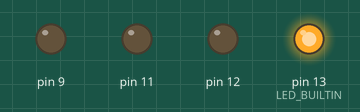
The sketch below on a simulated Arduino Uno, built with avr-gcc and run on an emulated ATmega328P. On the bench: output pins drawn as LEDs (lit = HIGH).

Above: at 0.2 s.
At 2.2 s:
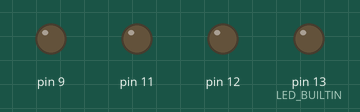
At 10.2 s:
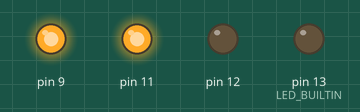
At 19.8 s:
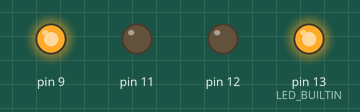
At 29.0 s:
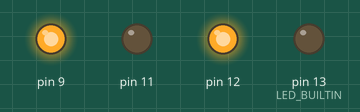
At 38.5 s:
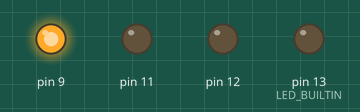
Timing chart, 0 to 40.0 s (numbered marks = the images above):
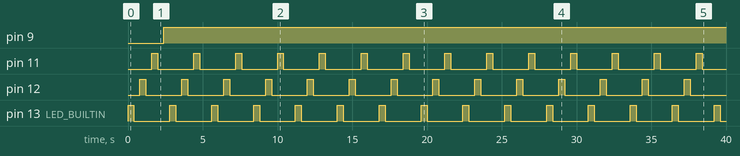

The sketch:

first_arduino_circuit_board1.ino
```cpp
// C++ code
//
int animationSpeed = 0;

void setup()
{
  pinMode(LED_BUILTIN, OUTPUT);
  pinMode(12, OUTPUT);
  pinMode(11, OUTPUT);
  pinMode(9, OUTPUT);
}

void loop()
{
  animationSpeed = 400;
  digitalWrite(LED_BUILTIN, HIGH);
  delay(animationSpeed); // Wait for animationSpeed millisecond(s)
  digitalWrite(LED_BUILTIN, LOW);
  delay(animationSpeed); // Wait for animationSpeed millisecond(s)
  digitalWrite(12, HIGH);
  delay(animationSpeed); // Wait for animationSpeed millisecond(s)
  digitalWrite(12, LOW);
  delay(animationSpeed); // Wait for animationSpeed millisecond(s)
  digitalWrite(11, HIGH);
  delay(animationSpeed); // Wait for animationSpeed millisecond(s)
  digitalWrite(11, LOW);
  delay(animationSpeed); // Wait for animationSpeed millisecond(s)
  digitalWrite(9, HIGH);
  delay(animationSpeed); // Wait for animationSpeed millisecond(s)
}
```

Measured:
- by itself, pin 9: LOW → HIGH at 2.4 s
- by itself, pin 11, pin 12, pin 13 (LED_BUILTIN): alternates HIGH for 0.40 s and LOW for 2.4 s
